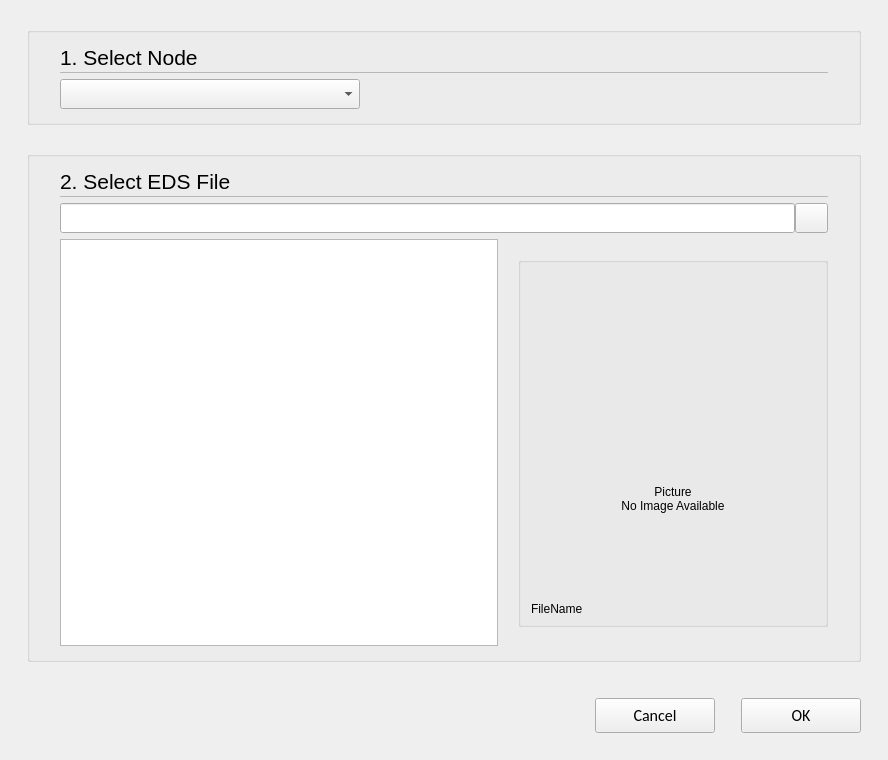
<?xml version="1.0" encoding="UTF-8"?>
<ui version="4.0">
 <class>C_SdNdeCoAddDeviceDialog</class>
 <widget class="QWidget" name="C_SdNdeCoAddDeviceDialog">
  <property name="geometry">
   <rect>
    <x>0</x>
    <y>0</y>
    <width>888</width>
    <height>760</height>
   </rect>
  </property>
  <property name="windowTitle">
   <string>C_SdNdeCoAddDeviceDialog</string>
  </property>
  <layout class="QVBoxLayout" name="verticalLayout">
   <property name="leftMargin">
    <number>27</number>
   </property>
   <property name="topMargin">
    <number>27</number>
   </property>
   <property name="rightMargin">
    <number>27</number>
   </property>
   <property name="bottomMargin">
    <number>0</number>
   </property>
   <item>
    <widget class="QGroupBox" name="pc_GroupBoxGeneral_5">
     <property name="styleRole" stdset="0">
      <string>default</string>
     </property>
     <layout class="QVBoxLayout" name="verticalLayout_6">
      <property name="spacing">
       <number>0</number>
      </property>
      <property name="leftMargin">
       <number>30</number>
      </property>
      <property name="rightMargin">
       <number>30</number>
      </property>
      <property name="bottomMargin">
       <number>13</number>
      </property>
      <item>
       <layout class="QHBoxLayout" name="horizontalLayout_7" stretch="0,1">
        <property name="spacing">
         <number>6</number>
        </property>
        <item>
         <widget class="stw::opensyde_gui_elements::C_OgeLabContextMenuBase" name="pc_LabelSelectNode">
          <property name="styleRole" stdset="0">
           <string>heading-group-bold</string>
          </property>
          <property name="minimumSize">
           <size>
            <width>0</width>
            <height>30</height>
           </size>
          </property>
          <property name="maximumSize">
           <size>
            <width>16777215</width>
            <height>30</height>
           </size>
          </property>
          <property name="font">
           <font>
            <family>Segoe UI</family>
            <pointsize>16</pointsize>
           </font>
          </property>
          <property name="text">
           <string>1. Select Node</string>
          </property>
         </widget>
        </item>
        <item>
         <spacer name="horizontalSpacer_10">
          <property name="orientation">
           <enum>Qt::Horizontal</enum>
          </property>
          <property name="sizeHint" stdset="0">
           <size>
            <width>40</width>
            <height>1</height>
           </size>
          </property>
         </spacer>
        </item>
       </layout>
      </item>
      <item>
       <layout class="QHBoxLayout" name="horizontalLayout_20">
        <item>
         <widget class="stw::opensyde_gui_elements::C_OgeFraSeparator" name="pc_Frame_3">
          <property name="minimumSize">
           <size>
            <width>0</width>
            <height>1</height>
           </size>
          </property>
          <property name="maximumSize">
           <size>
            <width>16777215</width>
            <height>1</height>
           </size>
          </property>
          <property name="frameShape">
           <enum>QFrame::StyledPanel</enum>
          </property>
          <property name="frameShadow">
           <enum>QFrame::Raised</enum>
          </property>
         </widget>
        </item>
       </layout>
      </item>
      <item>
       <spacer name="verticalSpacer_6">
        <property name="orientation">
         <enum>Qt::Vertical</enum>
        </property>
        <property name="sizeType">
         <enum>QSizePolicy::Fixed</enum>
        </property>
        <property name="sizeHint" stdset="0">
         <size>
          <width>6</width>
          <height>6</height>
         </size>
        </property>
       </spacer>
      </item>
      <item>
       <widget class="stw::opensyde_gui_elements::C_OgeCbxText" name="pc_CbxNode">
        <property name="minimumSize">
         <size>
          <width>300</width>
          <height>30</height>
         </size>
        </property>
        <property name="maximumSize">
         <size>
          <width>300</width>
          <height>30</height>
         </size>
        </property>
       </widget>
      </item>
     </layout>
    </widget>
   </item>
   <item>
    <spacer name="verticalSpacer_2">
     <property name="orientation">
      <enum>Qt::Vertical</enum>
     </property>
     <property name="sizeType">
      <enum>QSizePolicy::Fixed</enum>
     </property>
     <property name="sizeHint" stdset="0">
      <size>
       <width>20</width>
       <height>20</height>
      </size>
     </property>
    </spacer>
   </item>
   <item>
    <widget class="QGroupBox" name="groupBox">
     <property name="styleRole" stdset="0">
      <string>default</string>
     </property>
     <layout class="QVBoxLayout" name="verticalLayout_2">
      <property name="spacing">
       <number>0</number>
      </property>
      <property name="leftMargin">
       <number>30</number>
      </property>
      <property name="rightMargin">
       <number>30</number>
      </property>
      <property name="bottomMargin">
       <number>13</number>
      </property>
      <item>
       <layout class="QHBoxLayout" name="horizontalLayout_2">
        <item>
         <widget class="stw::opensyde_gui_elements::C_OgeLabContextMenuBase" name="pc_LabelSelectEDSFile">
          <property name="styleRole" stdset="0">
           <string>heading-group-bold</string>
          </property>
          <property name="minimumSize">
           <size>
            <width>0</width>
            <height>30</height>
           </size>
          </property>
          <property name="maximumSize">
           <size>
            <width>16777215</width>
            <height>30</height>
           </size>
          </property>
          <property name="font">
           <font>
            <family>Segoe UI</family>
            <pointsize>16</pointsize>
           </font>
          </property>
          <property name="text">
           <string>2. Select EDS File</string>
          </property>
         </widget>
        </item>
        <item>
         <spacer name="horizontalSpacer_2">
          <property name="orientation">
           <enum>Qt::Horizontal</enum>
          </property>
          <property name="sizeHint" stdset="0">
           <size>
            <width>40</width>
            <height>20</height>
           </size>
          </property>
         </spacer>
        </item>
       </layout>
      </item>
      <item>
       <layout class="QHBoxLayout" name="horizontalLayout_4">
        <item>
         <widget class="stw::opensyde_gui_elements::C_OgeFraSeparator" name="frame">
          <property name="minimumSize">
           <size>
            <width>0</width>
            <height>1</height>
           </size>
          </property>
          <property name="maximumSize">
           <size>
            <width>16777215</width>
            <height>1</height>
           </size>
          </property>
          <property name="frameShape">
           <enum>QFrame::StyledPanel</enum>
          </property>
          <property name="frameShadow">
           <enum>QFrame::Raised</enum>
          </property>
         </widget>
        </item>
       </layout>
      </item>
      <item>
       <spacer name="verticalSpacer_3">
        <property name="orientation">
         <enum>Qt::Vertical</enum>
        </property>
        <property name="sizeType">
         <enum>QSizePolicy::Fixed</enum>
        </property>
        <property name="sizeHint" stdset="0">
         <size>
          <width>6</width>
          <height>6</height>
         </size>
        </property>
       </spacer>
      </item>
      <item>
       <layout class="QHBoxLayout" name="horizontalLayout_3">
        <property name="spacing">
         <number>0</number>
        </property>
        <item>
         <widget class="stw::opensyde_gui_elements::C_OgeLeFilePath" name="pc_LineEditEDSPath">
          <property name="minimumSize">
           <size>
            <width>550</width>
            <height>30</height>
           </size>
          </property>
          <property name="maximumSize">
           <size>
            <width>16777215</width>
            <height>30</height>
           </size>
          </property>
         </widget>
        </item>
        <item>
         <widget class="stw::opensyde_gui_elements::C_OgePubOpen" name="pc_PushButtonEDSPath">
          <property name="minimumSize">
           <size>
            <width>33</width>
            <height>30</height>
           </size>
          </property>
          <property name="maximumSize">
           <size>
            <width>33</width>
            <height>30</height>
           </size>
          </property>
         </widget>
        </item>
       </layout>
      </item>
      <item>
       <spacer name="verticalSpacer_4">
        <property name="orientation">
         <enum>Qt::Vertical</enum>
        </property>
        <property name="sizeType">
         <enum>QSizePolicy::Fixed</enum>
        </property>
        <property name="sizeHint" stdset="0">
         <size>
          <width>6</width>
          <height>6</height>
         </size>
        </property>
       </spacer>
      </item>
      <item>
       <layout class="QHBoxLayout" name="horizontalLayout" stretch="1,0,0">
        <property name="spacing">
         <number>0</number>
        </property>
        <item>
         <widget class="stw::opensyde_gui_elements::C_OgeTedPropertiesComment" name="pc_TedHtmlReport">
          <property name="minimumSize">
           <size>
            <width>0</width>
            <height>0</height>
           </size>
          </property>
         </widget>
        </item>
        <item>
         <spacer name="horizontalSpacer_3">
          <property name="orientation">
           <enum>Qt::Horizontal</enum>
          </property>
          <property name="sizeType">
           <enum>QSizePolicy::Fixed</enum>
          </property>
          <property name="sizeHint" stdset="0">
           <size>
            <width>20</width>
            <height>20</height>
           </size>
          </property>
         </spacer>
        </item>
        <item>
         <layout class="QVBoxLayout" name="verticalLayout_5">
          <property name="spacing">
           <number>0</number>
          </property>
          <item>
           <widget class="QGroupBox" name="groupBox_2">
            <property name="styleRole" stdset="0">
             <string>grayed</string>
            </property>
            <property name="minimumSize">
             <size>
              <width>310</width>
              <height>370</height>
             </size>
            </property>
            <property name="maximumSize">
             <size>
              <width>310</width>
              <height>370</height>
             </size>
            </property>
            <layout class="QVBoxLayout" name="verticalLayout_3" stretch="0,1,0,0,0">
             <property name="spacing">
              <number>0</number>
             </property>
             <property name="leftMargin">
              <number>0</number>
             </property>
             <property name="topMargin">
              <number>0</number>
             </property>
             <property name="rightMargin">
              <number>0</number>
             </property>
             <property name="bottomMargin">
              <number>0</number>
             </property>
             <item>
              <spacer name="verticalSpacer">
               <property name="orientation">
                <enum>Qt::Vertical</enum>
               </property>
               <property name="sizeType">
                <enum>QSizePolicy::Fixed</enum>
               </property>
               <property name="sizeHint" stdset="0">
                <size>
                 <width>20</width>
                 <height>10</height>
                </size>
               </property>
              </spacer>
             </item>
             <item>
              <widget class="QLabel" name="pc_LabelPic">
               <property name="text">
                <string>Picture</string>
               </property>
               <property name="alignment">
                <set>Qt::AlignBottom|Qt::AlignHCenter</set>
               </property>
              </widget>
             </item>
             <item>
              <widget class="stw::opensyde_gui_elements::C_OgeLabToolTipBase" name="pc_LabelNoImageAvailable">
               <property name="styleRole" stdset="0">
                <string>group-item</string>
               </property>
               <property name="minimumSize">
                <size>
                 <width>0</width>
                 <height>100</height>
                </size>
               </property>
               <property name="text">
                <string>No Image Available</string>
               </property>
               <property name="alignment">
                <set>Qt::AlignHCenter|Qt::AlignTop</set>
               </property>
              </widget>
             </item>
             <item>
              <layout class="QHBoxLayout" name="horizontalLayout_5">
               <property name="spacing">
                <number>0</number>
               </property>
               <item>
                <spacer name="horizontalSpacer_4">
                 <property name="orientation">
                  <enum>Qt::Horizontal</enum>
                 </property>
                 <property name="sizeType">
                  <enum>QSizePolicy::Fixed</enum>
                 </property>
                 <property name="sizeHint" stdset="0">
                  <size>
                   <width>10</width>
                   <height>20</height>
                  </size>
                 </property>
                </spacer>
               </item>
               <item>
                <widget class="QLabel" name="pc_LabelFileName">
     <property name="styleRole" stdset="0">
      <string>node-type</string>
     </property>
                 <property name="text">
                  <string>FileName</string>
                 </property>
                </widget>
               </item>
              </layout>
             </item>
             <item>
              <spacer name="verticalSpacer_5">
               <property name="orientation">
                <enum>Qt::Vertical</enum>
               </property>
               <property name="sizeType">
                <enum>QSizePolicy::Fixed</enum>
               </property>
               <property name="sizeHint" stdset="0">
                <size>
                 <width>20</width>
                 <height>5</height>
                </size>
               </property>
              </spacer>
             </item>
            </layout>
           </widget>
          </item>
         </layout>
        </item>
       </layout>
      </item>
     </layout>
    </widget>
   </item>
   <item>
    <spacer name="pc_VerticalSpacerButtonsObove">
     <property name="orientation">
      <enum>Qt::Vertical</enum>
     </property>
     <property name="sizeType">
      <enum>QSizePolicy::Fixed</enum>
     </property>
     <property name="sizeHint" stdset="0">
      <size>
       <width>20</width>
       <height>30</height>
      </size>
     </property>
    </spacer>
   </item>
   <item>
    <layout class="QHBoxLayout" name="horizontalLayout_22">
     <item>
      <spacer name="horizontalSpacer_9">
       <property name="orientation">
        <enum>Qt::Horizontal</enum>
       </property>
       <property name="sizeHint" stdset="0">
        <size>
         <width>40</width>
         <height>20</height>
        </size>
       </property>
      </spacer>
     </item>
     <item>
      <widget class="QPushButton" name="pc_PushButtonCancel">
       <property name="styleRole" stdset="0">
        <string>cancel</string>
       </property>
       <property name="minimumSize">
        <size>
         <width>120</width>
         <height>35</height>
        </size>
       </property>
       <property name="maximumSize">
        <size>
         <width>120</width>
         <height>35</height>
        </size>
       </property>
       <property name="font">
        <font>
         <family>Calibri</family>
         <pointsize>12</pointsize>
        </font>
       </property>
       <property name="text">
        <string>Cancel</string>
       </property>
      </widget>
     </item>
     <item>
      <spacer name="horizontalSpacer">
       <property name="orientation">
        <enum>Qt::Horizontal</enum>
       </property>
       <property name="sizeType">
        <enum>QSizePolicy::Fixed</enum>
       </property>
       <property name="sizeHint" stdset="0">
        <size>
         <width>20</width>
         <height>20</height>
        </size>
       </property>
      </spacer>
     </item>
     <item>
      <widget class="QPushButton" name="pc_PushButtonOk">
       <property name="styleRole" stdset="0">
        <string>dialog</string>
       </property>
       <property name="minimumSize">
        <size>
         <width>120</width>
         <height>35</height>
        </size>
       </property>
       <property name="maximumSize">
        <size>
         <width>120</width>
         <height>35</height>
        </size>
       </property>
       <property name="font">
        <font>
         <family>Calibri</family>
         <pointsize>12</pointsize>
        </font>
       </property>
       <property name="text">
        <string>OK</string>
       </property>
      </widget>
     </item>
    </layout>
   </item>
   <item>
    <spacer name="verticalSpacer_7">
     <property name="orientation">
      <enum>Qt::Vertical</enum>
     </property>
     <property name="sizeType">
      <enum>QSizePolicy::Fixed</enum>
     </property>
     <property name="sizeHint" stdset="0">
      <size>
       <width>20</width>
       <height>27</height>
      </size>
     </property>
    </spacer>
   </item>
  </layout>
 </widget>
 <customwidgets>
  <customwidget>
   <class>stw::opensyde_gui_elements::C_OgeFraSeparator</class>
   <extends>QFrame</extends>
   <header>C_OgeFraSeparator.hpp</header>
   <container>1</container>
  </customwidget>
  <customwidget>
   <class>stw::opensyde_gui_elements::C_OgeLabToolTipBase</class>
   <extends>QLabel</extends>
   <header>C_OgeLabToolTipBase.hpp</header>
  </customwidget>
  <customwidget>
   <class>stw::opensyde_gui_elements::C_OgeLabContextMenuBase</class>
   <extends>QLabel</extends>
   <header>C_OgeLabContextMenuBase.hpp</header>
  </customwidget>
  <customwidget>
   <class>stw::opensyde_gui_elements::C_OgeCbxText</class>
   <extends>QComboBox</extends>
   <header>C_OgeCbxText.hpp</header>
  </customwidget>
  <customwidget>

  </customwidget>
  <customwidget>
   <class>stw::opensyde_gui_elements::C_OgeTedPropertiesComment</class>
   <extends>QTextEdit</extends>
   <header>C_OgeTedPropertiesComment.hpp</header>
  </customwidget>
  <customwidget>
   <class>stw::opensyde_gui_elements::C_OgeLeFilePath</class>
   <extends>QLineEdit</extends>
   <header>C_OgeLeFilePath.hpp</header>
  </customwidget>
  <customwidget>
   <class>stw::opensyde_gui_elements::C_OgePubOpen</class>
   <extends>QPushButton</extends>
   <header>C_OgePubOpen.hpp</header>
  </customwidget>
 </customwidgets>
 <resources/>
 <connections/>
</ui>
